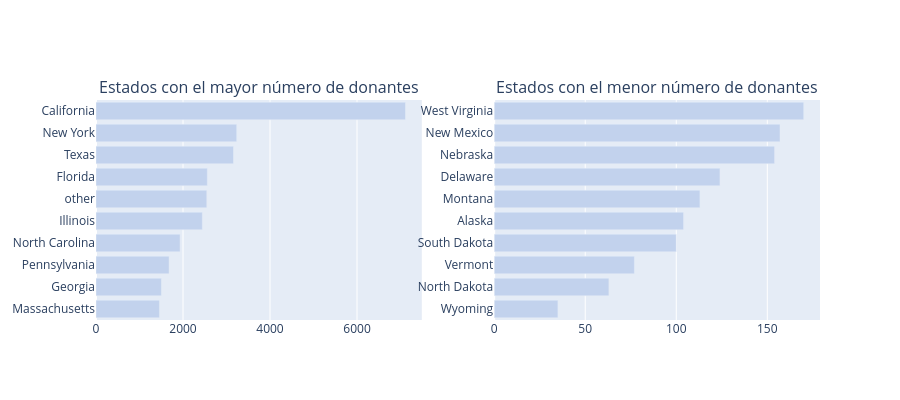

Notebook code cell kept with this figure:
### Code cell
def bar_hor(df, col, title, color, w=None, h=None, lm=0, limit=100, return_trace=False, rev=False):
    cnt_srs = df[col].value_counts()
    yy = cnt_srs.head(limit).index[::-1]
    xx = cnt_srs.head(limit).values[::-1]

    if rev:
        yy = cnt_srs.tail(limit).index[::-1]
        xx = cnt_srs.tail(limit).values[::-1]

    trace = go.Bar(y=yy, x=xx, orientation='h',
                   marker=dict(color=color))

    if return_trace:
        return trace

    layout = dict(title=title, margin=dict(l=lm), width=w, height=h)
    fig = go.Figure(data=[trace], layout=layout)
    iplot(fig)


def bar_hor_noagg(x, y, title, color, w=None, h=None, lm=0, limit=100, rt=False):
    trace = go.Bar(y=x, x=y, orientation='h',
                   marker=dict(color=color))

    if rt:
        return trace

    layout = dict(title=title, margin=dict(l=lm), width=w, height=h)
    fig = go.Figure(data=[trace], layout=layout)
    iplot(fig)


def bar_ver_noagg(x, y, title, color, w=None, h=None, lm=0, rt=False):
    trace = go.Bar(y=y, x=x,
                   marker=dict(color=color))

    if rt:
        return trace

    layout = dict(title=title, margin=dict(l=lm), width=w, height=h)
    fig = go.Figure(data=[trace], layout=layout)
    iplot(fig)


trace1 = bar_hor(
    donors_df,
    'Donor City',
    "Ciudades con el mayor número de donantes",
    '#c2d2ed',
    500, 400, 200,
    limit=10,
    return_trace=True
)

trace2 = bar_hor(
    donors_df,
    'Donor State',
    "Estados con el mayor número de donantes",
    '#c2d2ed',
    500, 400, 200,
    limit=10,
    return_trace=True
)

trace4 = bar_hor(
    donors_df,
    'Donor State',
    "Estados con el menor número de donantes",
    '#c2d2ed',
    600, 400, 200,
    limit=10,
    return_trace=True,
    rev=True
)

fig = tools.make_subplots(
    rows=1,
    cols=2,
    print_grid=False,
    subplot_titles=[
        'Estados con el mayor número de donantes',
        'Estados con el menor número de donantes'
    ]
)

fig.append_trace(trace2, 1, 1)
fig.append_trace(trace4, 1, 2)

fig['layout'].update(height=400, showlegend=False)
iplot(fig)

### Figure 1 — Plotly figure (JSON) as saved in the notebook; plotly's stock layout.template omitted (floating-point values rounded to 4 significant figures)
{"data": [{"marker": {"color": "#c2d2ed"}, "orientation": "h", "type": "bar", "x": [1458, 1504, 1680, 1933, 2445, 2547, 2560, 3161, 3235, 7115], "xaxis": "x", "y": ["Massachusetts", "Georgia", "Pennsylvania", "North Carolina", "Illinois", "other", "Florida", "Texas", "New York", "California"], "yaxis": "y"}, {"marker": {"color": "#c2d2ed"}, "orientation": "h", "type": "bar", "x": [35, 63, 77, 100, 104, 113, 124, 154, 157, 170], "xaxis": "x2", "y": ["Wyoming", "North Dakota", "Vermont", "South Dakota", "Alaska", "Montana", "Delaware", "Nebraska", "New Mexico", "West Virginia"], "yaxis": "y2"}], "layout": {"annotations": [{"font": {"size": 16}, "showarrow": false, "text": "Estados con el mayor número de donantes", "x": 0.225, "xanchor": "center", "xref": "paper", "y": 1, "yanchor": "bottom", "yref": "paper"}, {"font": {"size": 16}, "showarrow": false, "text": "Estados con el menor número de donantes", "x": 0.775, "xanchor": "center", "xref": "paper", "y": 1, "yanchor": "bottom", "yref": "paper"}], "height": 400, "showlegend": false, "xaxis": {"anchor": "y", "domain": [0, 0.45]}, "xaxis2": {"anchor": "y2", "domain": [0.55, 1]}, "yaxis": {"anchor": "x", "domain": [0, 1]}, "yaxis2": {"anchor": "x2", "domain": [0, 1]}}}
